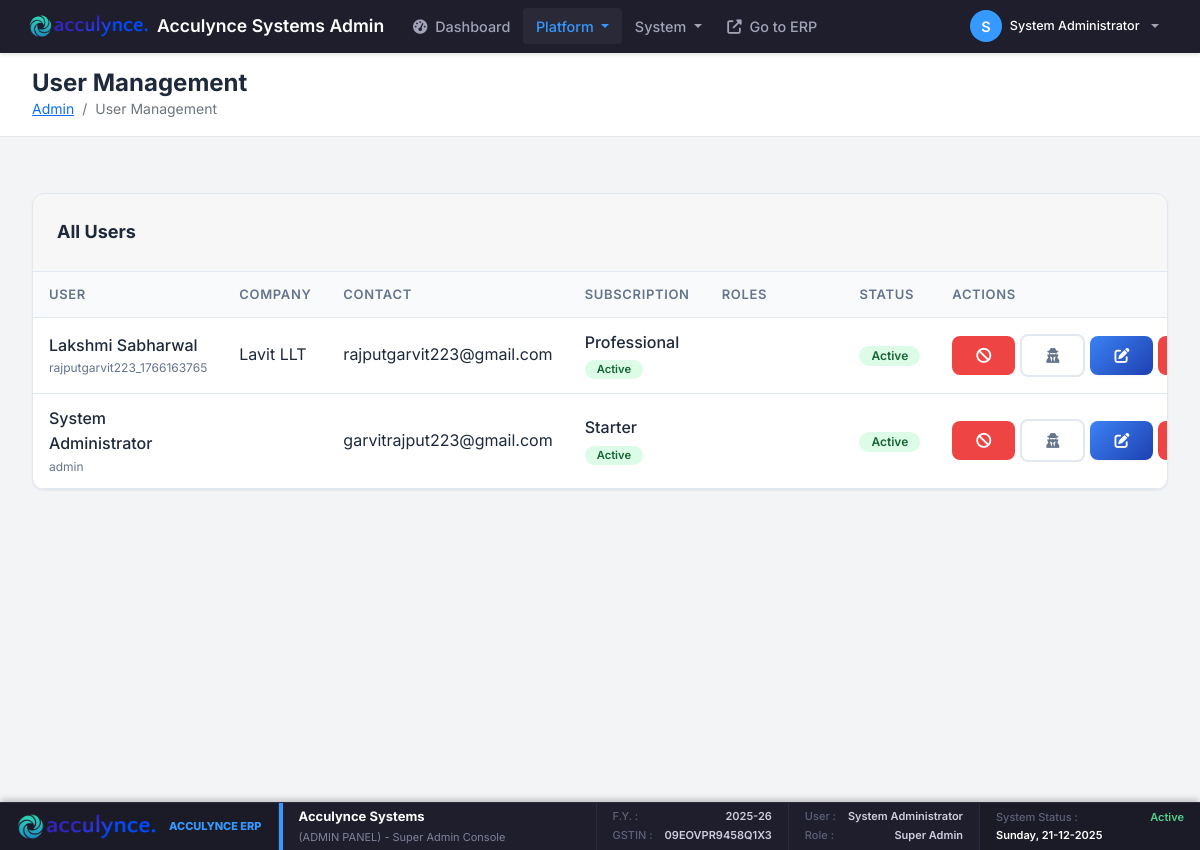
The page /modules/admin/users.php (signed in) on the database its author committed.
### tables this page shows
CREATE TABLE `company_settings` (
  `id` int(11) NOT NULL,
  `company_name` varchar(200) NOT NULL,
  `industry_type` varchar(100) DEFAULT NULL,
  `business_type` varchar(100) DEFAULT NULL,
  `app_name` varchar(100) DEFAULT NULL,
  `theme_color` varchar(20) DEFAULT '#3b82f6',
  `address_line1` varchar(200) DEFAULT NULL,
  `address_line2` varchar(200) DEFAULT NULL,
  `city` varchar(100) DEFAULT NULL,
  `state` varchar(100) DEFAULT NULL,
  `country` varchar(100) DEFAULT 'India',
  `postal_code` varchar(20) DEFAULT NULL,
  `phone` varchar(20) DEFAULT NULL,
  `email` varchar(100) DEFAULT NULL,
  `website` varchar(100) DEFAULT NULL,
  `gstin` varchar(20) DEFAULT NULL,
  `pan` varchar(20) DEFAULT NULL,
  `bank_name` varchar(100) DEFAULT NULL,
  `bank_account_number` varchar(50) DEFAULT NULL,
  `bank_ifsc` varchar(20) DEFAULT NULL,
  `bank_branch` varchar(100) DEFAULT NULL,
  `bank_account_holder` varchar(200) DEFAULT NULL,
  `logo_path` varchar(255) DEFAULT NULL,
  `terms_conditions` text DEFAULT NULL,
  `created_at` timestamp NOT NULL DEFAULT current_timestamp(),
  `updated_at` timestamp NOT NULL DEFAULT current_timestamp() ON UPDATE current_timestamp(),
  `financial_year_start` int(11) DEFAULT 4 COMMENT 'Month number (1-12) when financial year starts',
  `currency_code` varchar(10) DEFAULT 'INR',
  `currency_symbol` varchar(10) DEFAULT '₹',
  `date_format` varchar(20) DEFAULT 'd-m-Y',
  `timezone` varchar(50) DEFAULT 'Asia/Kolkata',
  `invoice_prefix` varchar(20) DEFAULT 'INV',
  `quotation_prefix` varchar(20) DEFAULT 'QT',
  `invoice_footer` text DEFAULT NULL COMMENT 'Footer text for invoices',
  `company_registration_number` varchar(100) DEFAULT NULL,
  `tax_registration_date` date DEFAULT NULL,
  `linkedin_url` varchar(255) DEFAULT NULL,
  `facebook_url` varchar(255) DEFAULT NULL,
  `twitter_url` varchar(255) DEFAULT NULL,
  `instagram_url` varchar(255) DEFAULT NULL,
  `smtp_host` varchar(100) DEFAULT NULL,
  `smtp_port` int(11) DEFAULT 587,
  `smtp_username` varchar(100) DEFAULT NULL,
  `smtp_password` varchar(255) DEFAULT NULL,
  `smtp_encryption` varchar(10) DEFAULT 'tls',
  `email_from_name` varchar(100) DEFAULT NULL,
  `email_from_address` varchar(100) DEFAULT NULL,
  `enable_email_notifications` tinyint(1) DEFAULT 1,
  `invoice_due_days` int(11) DEFAULT 30 COMMENT 'Default payment terms in days',
  `low_stock_threshold` int(11) DEFAULT 10,
  `enable_multi_currency` tinyint(1) DEFAULT 0,
  `enable_barcode` tinyint(1) DEFAULT 1,
  `backup_frequency` varchar(20) DEFAULT 'daily',
  `last_backup_date` datetime DEFAULT NULL,
  `print_logo_on_invoice` tinyint(1) DEFAULT 1,
  `is_gst_registered` tinyint(1) DEFAULT 0,
  `enable_einvoicing` tinyint(1) DEFAULT 0
);

CREATE TABLE `users` (
  `id` int(11) NOT NULL,
  `company_id` int(11) DEFAULT NULL,
  `username` varchar(50) NOT NULL,
  `email` varchar(100) NOT NULL,
  `avatar_path` varchar(255) DEFAULT NULL,
  `company_name` varchar(255) NOT NULL,
  `password_hash` varchar(255) NOT NULL,
  `full_name` varchar(100) NOT NULL,
  `is_active` tinyint(1) DEFAULT 1,
  `email_verification_token` varchar(255) DEFAULT NULL,
  `password_reset_token` varchar(255) DEFAULT NULL,
  `password_reset_expires_at` datetime DEFAULT NULL,
  `email_verified` tinyint(1) DEFAULT 0,
  `last_login` timestamp NULL DEFAULT NULL,
  `created_at` timestamp NOT NULL DEFAULT current_timestamp(),
  `updated_at` timestamp NOT NULL DEFAULT current_timestamp() ON UPDATE current_timestamp(),
  `onboarding_completed` tinyint(1) DEFAULT 0
);

### modules/admin/users.php (the view, shortened to what the rows shown need)
<?php
$pageTitle = 'User Management';
require_once '../../classes/Database.php';
require_once '../../classes/Auth.php';
require_once '../../includes/admin_layout.php';
$db = Database::getInstance();
$users = $db->fetchAll("
    SELECT u.*,
           s.plan_name,
           s.status as subscription_status,
           s.trial_ends_at,
           GROUP_CONCAT(r.name SEPARATOR ', ') as role_names
    FROM users u
    LEFT JOIN (
        SELECT company_id, plan_name, status, trial_ends_at
        FROM subscriptions
        WHERE status IN ('active', 'trial')
        ORDER BY created_at DESC
    ) s ON s.company_id = u.company_id
    LEFT JOIN user_roles ur ON u.id = ur.user_id
    LEFT JOIN roles r ON ur.role_id = r.id
    GROUP BY u.id
    ORDER BY u.created_at DESC
");
?>
<div class="card">
    <div class="table-responsive">
        <table>
            <thead>
                <tr>
                    <th>User</th>
                    <th>Company</th>
                    <th>Contact</th>
                    <th>Subscription</th>
                    <th>Roles</th>
                    <th>Status</th>
                    <th>Actions</th>
                </tr>
            </thead>
            <tbody>
                <?php foreach ($users as $user): ?>
                <tr>
                    <td>
                        <div style="font-weight: 500;"><?php echo htmlspecialchars($user['full_name']); ?></div>
                        <div style="font-size: 12px; color: var(--text-secondary);"><?php echo htmlspecialchars($user['username']); ?></div>
                    </td>
                    <td><?php echo htmlspecialchars($user['company_name'] ?? 'N/A'); ?></td>
                    <td>
                        <div><?php echo htmlspecialchars($user['email']); ?></div>
                    </td>
                    <td>
                        <?php if ($user['plan_name']): ?>
                            <div style="font-weight: 500;"><?php echo htmlspecialchars($user['plan_name']); ?></div>
                            <?php if ($user['subscription_status'] === 'trial'): ?>
                                <?php
                                    $daysLeft = ceil((strtotime($user['trial_ends_at']) - time()) / 86400);
                                    $daysLeft = max(0, $daysLeft);
                                ?>
                                <span class="badge badge-warning" style="font-size: 0.7em;">Trial: <?php echo $daysLeft; ?> days left</span>
                            <?php else: ?>
                                <span class="badge badge-success" style="font-size: 0.7em;">Active</span>
                            <?php endif; ?>
                        <?php else: ?>
                            <span class="badge badge-secondary">No Subscription</span>
                        <?php endif; ?>
                    </td>
                    <td>
                        <?php if (!empty($user['role_names'])): ?>
                            <?php foreach(explode(', ', $user['role_names']) as $role): ?>
                                <span class="badge badge-info" style="font-size: 0.8em; margin-right: 2px;">
                                </span>
                            <?php endforeach; ?>
                        <?php else: ?>
                            <span class="badge badge-secondary" style="background:#e5e7eb; color:#374151;">No Role</span>
                        <?php endif; ?>
                    </td>
                    <td>
                        <?php if ($user['is_active']): ?>
                            <span class="badge badge-success">Active</span>
                        <?php else: ?>
                            <span class="badge badge-danger">Inactive</span>
                        <?php endif; ?>
                    </td>
                    <td>
                        <div style="display: flex; gap: 5px; align-items: center; flex-wrap: nowrap;">
                            <form method="POST">
                                <?php if ($user['is_active']): ?>
                                    <button type="submit" class="btn btn-sm btn-danger" onclick="return confirm('Deactivate this user?')" title="Deactivate User">
                                        <i class="fas fa-ban"></i>
                                    </button>
                                <?php else: ?>
                                    <button type="submit" class="btn btn-sm btn-success" onclick="return confirm('Activate this user?')" title="Activate User">
                                        <i class="fas fa-check"></i>
                                    </button>
                                <?php endif; ?>
                            </form>
                            <form method="POST">
                                <button type="submit" class="btn btn-sm btn-secondary" onclick="return confirm('Login as <?php echo htmlspecialchars($user['full_name']); ?>?')" title="Login as <?php echo htmlspecialchars($user['full_name']); ?>">
                                    <i class="fas fa-user-secret"></i>
                                </button>
                            </form>
                            <a href="user_edit.php?id=<?php echo $user['id']; ?>" class="btn btn-sm btn-primary" title="Edit User">
                                <i class="fas fa-edit"></i>
                            </a>
                            <form method="POST">
                                <button type="submit" class="btn btn-sm btn-danger" onclick="return confirm('Are you sure you want to PERMANENTLY delete this user? This action cannot be undone.')" title="Delete User">
                                </button>
                            </form>
                        </div>
                    </td>
                </tr>
                <?php endforeach; ?>
            </tbody>
        </table>
    </div>
</div>
</div>
</main>
</div>
</body>
</html>

### includes/admin_layout.php (shortened to what the rows shown need)
<?php
require_once __DIR__ . '/../classes/Auth.php';
$auth = new Auth();
$auth->requireLogin();
$currentUser = $auth->getCurrentUser();
$pageTitle = isset($pageTitle) ? $pageTitle : 'Admin Panel';
$db = Database::getInstance();
$brandingSettings = $db->fetchOne("SELECT app_name, logo_path, theme_color, gstin, state FROM company_settings WHERE id = ? LIMIT 1", [$currentUser['company_id'] ?? 0]);
?>
<!DOCTYPE html>
<html lang="en">
<head>
    <link href="https://cdn.jsdelivr.net/npm/bootstrap@5.1.3/dist/css/bootstrap.min.css" rel="stylesheet">
    <link rel="stylesheet" href="<?php echo BASE_URL; ?>public/assets/css/style.css?v=<?php echo time(); ?>">
    <link rel="stylesheet" href="https://cdnjs.cloudflare.com/ajax/libs/font-awesome/6.4.0/css/all.min.css">
</head>
<body>
    <div class="dashboard-wrapper">
        <nav class="navbar navbar-expand-lg admin-navbar">
            <div class="container-fluid">
                <a class="navbar-brand" href="<?php echo MODULES_URL; ?>/admin/dashboard.php">
                    <?php if (!empty($brandingSettings['logo_path'])): ?>
                        <img src="<?php echo BASE_URL . $brandingSettings['logo_path']; ?>" alt="Logo">
                    <?php else: ?>
                        <i class="fas fa-shield-alt text-primary"></i>
                    <?php endif; ?>
                    <span>Acculynce Systems Admin</span>
                </a>
            </div>
        </nav>
        <main class="main-content">
            <div class="top-header-admin">
                <div class="header-left">
                    <h1 class="h4 mb-0"><?php echo $pageTitle; ?></h1>
                </div>
            </div>
            <div class="content-area">
    <?php
    $footerData = [];
    $curMonth = date('n');
    $curYear = date('Y');
    if ($curMonth >= 4) {
        if ($curYear + 1 == 2000) { $yPart = '00'; } else { $yPart = substr($curYear + 1, -2); }
        $footerData['fy'] = $curYear . '-' . $yPart;
    } else {
        $yPart = substr($curYear, -2);
        $footerData['fy'] = ($curYear - 1) . '-' . $yPart;
    }
    if (!empty($brandingSettings)) {
        $footerData['company_name'] = $brandingSettings['app_name'] ?? 'Acculynce Systems';
        $footerData['gst'] = $brandingSettings['gstin'] ?? 'Not Set';
        $footerData['state'] = $brandingSettings['state'] ?? 'Delhi';
    } else {
        $footerData['company_name'] = 'Acculynce Systems';
        $footerData['gst'] = 'N/A';
        $footerData['state'] = 'N/A';
    }
    $footerData['validity'] = 'Unlimited (Super Admin)';
    $footerData['company_id'] = 'ADMIN';
    ?>
    <div class="sticky-footer-admin">
        <div class="footer-box-admin brand-box-admin">
            <?php if (!empty($brandingSettings['logo_path'])): ?>
                <img src="<?php echo BASE_URL . $brandingSettings['logo_path']; ?>" alt="Logo" class="footer-logo-admin">
            <?php else: ?>
                <div class="footer-brand-text-admin">AC</div>
            <?php endif; ?>
            <div class="brand-details">
                <span style="font-weight: 800; font-size: 11px; color: #3699ff; text-transform: uppercase;">Acculynce ERP</span>
            </div>
        </div>
        <div class="footer-box-admin fy-box-admin">
            <div class="info-row">
                <span class="label">GSTIN :</span> <span class="value"><?php echo htmlspecialchars($footerData['gst']); ?></span>
            </div>
        </div>
    </div>

### rows shown on the page
company_settings: logo_path (picture), gstin "09EOVPR9458Q1X3"
users: full_name "Lakshmi Sabharwal", username "rajputgarvit223_1766163765", company_name "Lavit LLT", email "rajputgarvit223@gmail.com", plan_name "Professional", is_active "Active"
users: full_name "System Administrator", username "admin", email "garvitrajput223@gmail.com", plan_name "Starter", is_active "Active"

### other values the page prints
substr($currentUser['full_name'], 0, 1) "S"
$currentUser['full_name'] "System Administrator"
$pageTitle "User Management"
$footerData['company_name'] "Acculynce Systems"
$footerData['fy'] "2025-26"
